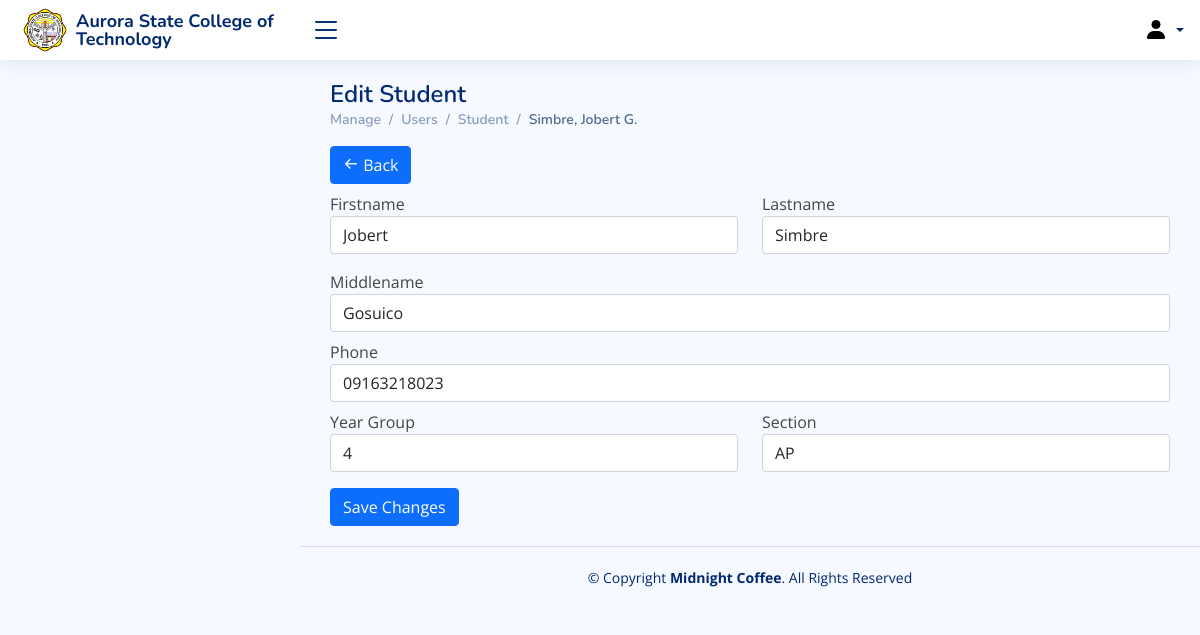
The app's page /editStudent.php?id=85 with its own data.
### tables this page shows
CREATE TABLE `student_list` (
  `student_id` int(11) NOT NULL,
  `student_firstname` tinytext NOT NULL,
  `student_middlename` tinytext NOT NULL,
  `student_lastname` tinytext NOT NULL,
  `phone` tinytext NOT NULL,
  `year_group` tinyint(4) DEFAULT NULL,
  `department` tinytext DEFAULT NULL,
  `section` tinytext DEFAULT NULL,
  `image` varchar(150) DEFAULT NULL
);

### editStudent.php (the view, shortened to what this page needs)
<?php
include_once("lib/connection.php");
?>
<?php
$id = $_GET['id'];
$select = $pdo->prepare("SELECT * FROM student_list WHERE `student_id` = '$id' ");
$select->execute();
while ($row = $select->fetch(PDO::FETCH_ASSOC)) {
	$firstname = $row['student_firstname'];
	$lastname = $row['student_lastname'];
	$middlename = $row['student_middlename'];
	$phone = $row['phone'];
	$yeargroup = $row['year_group'];
	$section = $row['section'];
}
?>
<!DOCTYPE html>
<html lang="en">
<head>
	<link href="assets/css/bootstrap.min.css" rel="stylesheet">
	<link rel="stylesheet" type="text/css" href="assets/css/dataTables.bootstrap5.min.css">
	<link href="assets/css/bootstrap-icons.css" rel="stylesheet">
	<link href="assets/css/boxicons.min.css" rel="stylesheet">
	<link href="assets/css/quill.snow.css" rel="stylesheet">
	<link href="assets/css/quill.bubble.css" rel="stylesheet">
	<link href="assets/css/remixicon.css" rel="stylesheet">
	<link href="assets/css/style.css" rel="stylesheet">
</head>
<body>
	<?php
	include 'include/navigation.php';
	?>
	<main id="main" class="main">
		<div class="pagetitle">
			<h1>Edit Student</h1>
			<nav>
				<ol class="breadcrumb">
					<li class="breadcrumb-item">Manage</li>
					<li class="breadcrumb-item">Users</li>
					<li class="breadcrumb-item">Student</li>
					<li class="breadcrumb-item active"><?php
					echo $lastname.', '.$firstname.' '.substr($middlename, 0, 1).'.';;
					?></li>
				</ol>
			</nav>
		</div>
		<section class="section dashboard">
			<div class="row">
				<div>
					<a type="button" class="btn btn-primary ms-auto mb-2" href="manage_student.php"><i class='bx bx-arrow-back'></i> Back</a>
				</div>
				<form name="update_user" method="post" action="editStudent.php">
					<fieldset>
						<div class="row mb-2">
							<div class="col-sm-5 col-md-6 mb-2">
								<div class="form-group">
									<label for="firstname">Firstname</label>
									<input type="text" name="firstname" class="form-control" value="<?php echo $firstname ?>" required />
								</div>
							</div>
							<div class="col-sm-5 col-md-6 mb-2">
								<div class="form-group">
									<label for="lastname">Lastname</label>
									<input type="text" name="lastname" class="form-control" value="<?php echo $lastname ?>" required />
								</div>
							</div>
						</div>
						<div class="form-group mb-2">
							<label for="middlename">Middlename</label>
							<input type="middlename" name="middlename" class="form-control" value="<?php echo $middlename ?>" />
						</div>
						<div class="form-group mb-2">
							<label for="phone">Phone</label>
							<input type="text" name="phone" class="form-control" value="<?php echo $phone ?>" />
						</div>
						<div class="row mb-2">
							<div class="col-sm-5 col-md-6 mb-2">
								<div class="form-group">
									<label for="yeargroup">Year Group</label>
									<input type="text" name="yeargroup" class="form-control" value="<?php echo $yeargroup ?>" required />
								</div>
							</div>
							<div class="col-sm-5 col-md-6 mb-2">
								<div class="form-group">
									<label for="section">Section</label>
									<input type="text" name="section" class="form-control" value="<?php echo $section ?>" required />
								</div>
							</div>
						</div>
						<input class="btn btn-primary ms-auto" type="submit" name="update" value="Save Changes">
					</fieldset>
				</form>
			</div>
		</section>
	</main>
	<footer id="footer" class="footer">
		<div class="copyright"> &copy; Copyright <strong><span>Midnight Coffee</span></strong>. All Rights Reserved</div>
	</footer>
</body>
</html>

### assets/css/style.css (style rules this page uses)
:root { scroll-behavior: smooth; }
body { font-family: "Open Sans", sans-serif; background: #f6f9ff; color: #444444; }
a { color: #4154f1; text-decoration: none; }
h1, h2, h3, h4, h5, h6 { font-family: "Nunito", sans-serif; }
#main { margin-top: 60px; padding: 20px 30px; transition: all 0.3s; }
.pagetitle { margin-bottom: 10px; }
.pagetitle h1 { font-size: 24px; margin-bottom: 0; font-weight: 600; color: #012970; }
.breadcrumb { font-size: 14px; font-family: "Nunito", sans-serif; color: #899bbd; font-weight: 600; }
.breadcrumb .breadcrumb-item::before { color: #899bbd; }
.breadcrumb .active { color: #51678f; font-weight: 600; }
@media (min-width: 1200px) { #main, #footer { margin-left: 300px; } }
.footer { padding: 20px 0; font-size: 14px; transition: all 0.3s; border-top: 1px solid #cddfff; }
.footer .copyright { text-align: center; color: #012970; }

### records on screen
student_list: student_lastname "Simbre", student_firstname "Jobert", student_middlename "G", firstname "Jobert", lastname "Simbre", middlename "Gosuico", phone "09163218023", yeargroup "4", section "AP"
